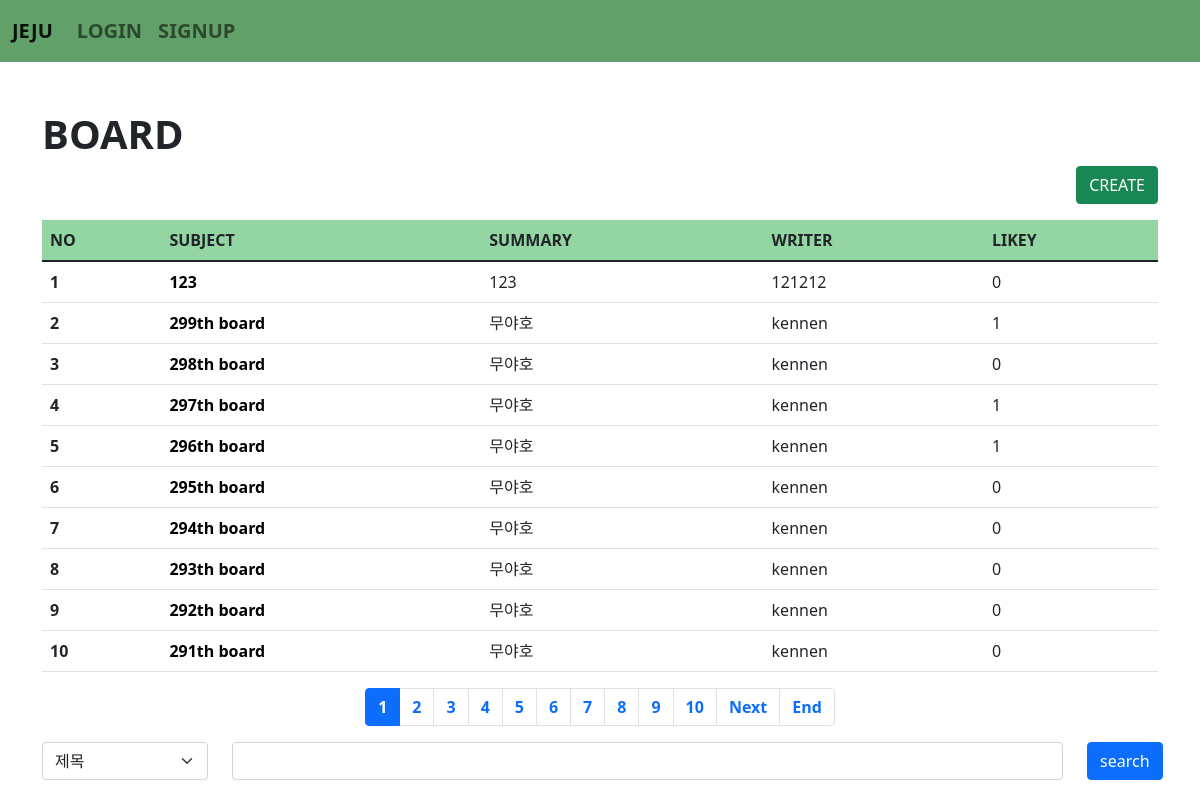
/board/, run on the app's committed database.
### board/models.py (models this page shows, shortened)
class Board(models.Model):
    subject = models.CharField(max_length=200)
    writer = models.CharField(max_length=100)
    content = models.TextField()
    pubdate = models.DateTimeField()
    likey = models.ManyToManyField(User, blank=True)
    def summary(self):
        if len(self.content) >= 15:
            return self.content[:15] + " ..."
        return self.content

### board/views.py (the view)
# urls.py: path('', views.index, name="index"),
def index(request):
    pg = request.GET.get("page", 1)
    kw = request.GET.get("kw", "")
    cate = request.GET.get("cate", "")
    if kw:
        if cate == "sub":
            b = Board.objects.filter(subject__startswith=kw)
        elif cate == "wri":
            b = Board.objects.filter(writer=kw)
        elif cate == "con":
            b = Board.objects.filter(content__contains=kw)
        else:
            b = Board.objects.all()
    else:
        b = Board.objects.all()
    b = b.order_by("-pubdate")
    pag = Paginator(b, 10)
    obj = pag.get_page(pg)
    context = {
        "blist" : obj,
        "cate" : cate,
        "kw" : kw
    }
    return render(request, "board/index.html", context)

### template/board/index.html (shortened to what this page needs)
{% extends 'base.html' %}
{% block content %}
{% load mathfilters %}
<div class="container mt-5 mb-5">
    <h1><b>BOARD</b></h1>
    <div class="text-end">
        <a href="{% url 'board:create' %}"><button class="btn btn-success">CREATE</button></a>
    </div>
    <table class="table table-hover mt-3">
        <thead style="background-color: rgba(53, 177, 82, 0.53);">
            <tr>
                <th scope="col">NO</th>
                <th scope="col">SUBJECT</th>
                <th scope="col">SUMMARY</th>
                <th scope="col">WRITER</th>
                <th scope="col">LIKEY</th>
            </tr>
        </thead>
        <tbody>
            {% for i in blist %}
                <tr>
                    <th scope="row">{{ blist.start_index|add:forloop.counter0 }}</th>
                    <td><a href="{% url 'board:detail' i.id %}">{{ i.subject }}</a></td>
                    <td>{{ i.summary }}</td>
                    <td>{{ i.writer }}</td>
                    <td>{{ i.likey.count }}</td>
                </tr>
            {% endfor %}
        </tbody>
    </table>
    <nav aria-label="Page navigation example">
        <ul class="pagination justify-content-center">
            {% for i in blist.paginator.page_range %}
                {% if i >= blist.number|sub:1|intdiv:10|mul:10|add:1 and blist.number|sub:1|intdiv:10|add:1|mul:10 >= i %}
                    <li class="page-item {% if blist.number == i %}active{% endif %}"><a class="page-link" href="{% url 'board:index' %}?page={{i}}&cate={{cate}}&kw={{kw}}">{{i}}</a></li>
                {% endif %}
            {% endfor %}
            {% if blist.has_next %}
                <li class="page-item">
                    <a class="page-link" href="{% url 'board:index' %}?page={{blist.next_page_number}}&cate={{cate}}&kw={{kw}}">Next</a>
                </li>
                <li class="page-item">
                    <a class="page-link" href="{% url 'board:index' %}?page={{blist.paginator.num_pages}}&cate={{cate}}&kw={{kw}}">End</a>
                </li>
            {% endif %}
        </ul>
    </nav>
    <form>
        <div class="row text-center">
            <div class="col-lg-2">
                <select name="cate" class="form-select" aria-label="Default select example">
                    <option value="sub" {% if cate == "sub" %}selected{% endif %}>제목</option>
                </select>
            </div>
            <div class="col-lg-9">
                <input value="{{kw}}" name="kw" type="text" class="form-control">
            </div>
            <div class="col-lg-1">
                <button class="btn btn-primary">search</button>
            </div>
        </div>
    </form>
</div>
{% endblock %}

### template/board/index.html (style rules this page uses)
a { text-decoration: none; font-weight: bold; color: black; }

### data on the page
Board: start_index|add "1", subject "123", summary "123", writer "121212", likey.count "0"
Board: start_index|add "2", subject "299th board", summary "무야호", writer "kennen", likey.count "1"
Board: start_index|add "3", subject "298th board", summary "무야호", writer "kennen", likey.count "0"
Board: start_index|add "4", subject "297th board", summary "무야호", writer "kennen", likey.count "1"
Board: start_index|add "5", subject "296th board", summary "무야호", writer "kennen", likey.count "1"
Board: start_index|add "6", subject "295th board", summary "무야호", writer "kennen", likey.count "0"
Board: start_index|add "7", subject "294th board", summary "무야호", writer "kennen", likey.count "0"
Board: start_index|add "8", subject "293th board", summary "무야호", writer "kennen", likey.count "0"
Board: start_index|add "9", subject "292th board", summary "무야호", writer "kennen", likey.count "0"
Board: start_index|add "10", subject "291th board", summary "무야호", writer "kennen", likey.count "0"

### other printed values
{{ i }} "1" "2" "3" "4" "5" "6" "7" "8" "9" "10"
